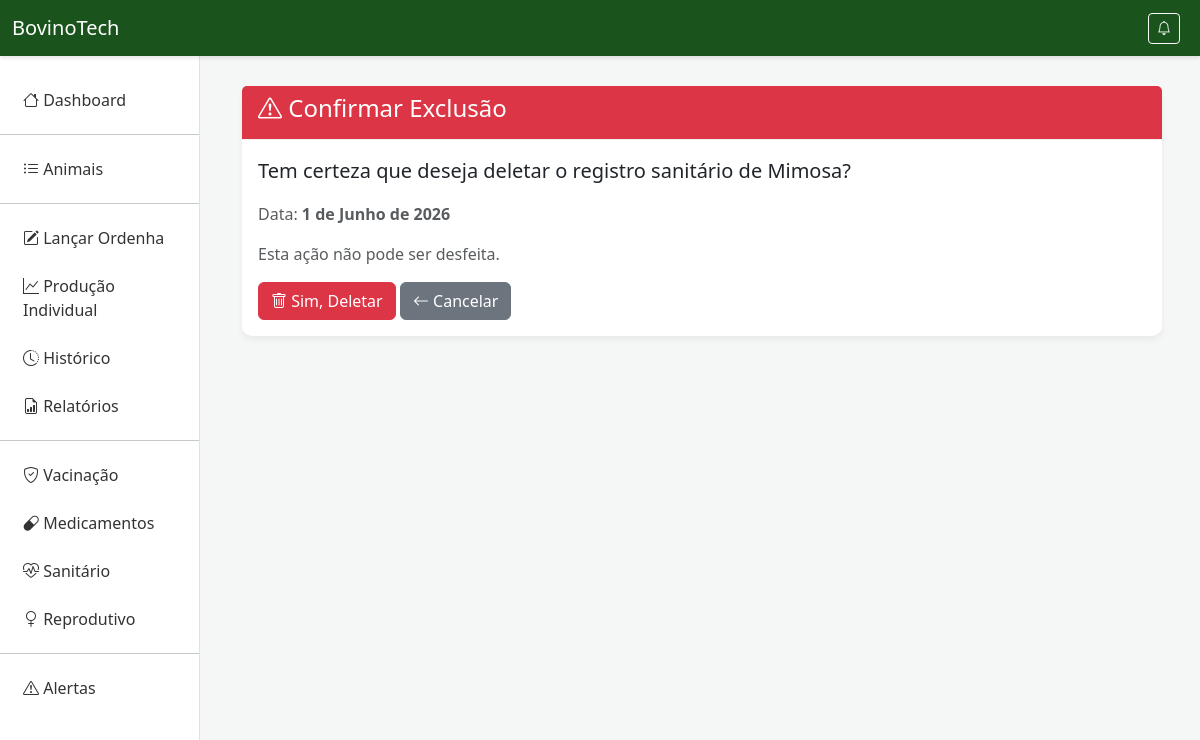
/sanitario/2/deletar/, run on the app's committed database.
### producao/models.py (models this page shows, shortened)
class ControleSanitario(models.Model):
    animal = models.ForeignKey(Animal, on_delete=models.CASCADE)
    exame_clinico = models.CharField(max_length=200)
    ocorrencia_doenca = models.TextField(blank=True)
    medidas_preventivas = models.TextField(blank=True)
    data_registro = models.DateField()
    tem_carencia = models.BooleanField(default=False, verbose_name="Possui Carência?")
    dias_carencia = models.IntegerField(default=0, verbose_name="Dias de Carência")

class Animal(models.Model):
    SEXO_CHOICES = [('M', 'Macho'), ('F', 'Fêmea')]
    identificacao = models.CharField(max_length=100, unique=True, verbose_name="Brinco/Nome")
    raca = models.CharField(max_length=100, verbose_name="Raça")
    data_nascimento = models.DateField(verbose_name="Data de Nascimento")
    sexo = models.CharField(max_length=1, choices=SEXO_CHOICES, verbose_name="Sexo")

### producao/views.py (the view)
# urls.py: path('sanitario/<int:pk>/deletar/', views.deletar_sanitario, name='deletar_sanitario'),
def deletar_sanitario(request, pk):
    sanitario = get_object_or_404(ControleSanitario, pk=pk)
    if request.method == 'POST':
        sanitario.delete()
        return redirect('sanitario')
    return render(request, 'deletar_sanitario.html', {'sanitario': sanitario})

### producao/templates/deletar_sanitario.html (shortened to what this page needs)
{% extends 'base.html' %}
{% block content %}
<div class="card border-danger">
    <div class="card-header bg-danger text-white">
        <h4><i class="bi bi-exclamation-triangle"></i> Confirmar Exclusão</h4>
    </div>
    <div class="card-body">
        <p class="lead">Tem certeza que deseja deletar o registro sanitário de <strong>{{ sanitario.animal.identificacao }}</strong>?</p>
        <p class="text-muted">Data: <strong>{{ sanitario.data_registro }}</strong></p>
        <p class="text-muted">Esta ação não pode ser desfeita.</p>
        <form method="post" class="d-inline">
            <button type="submit" class="btn btn-danger"><i class="bi bi-trash"></i> Sim, Deletar</button>
            <a href="{% url 'sanitario' %}" class="btn btn-secondary"><i class="bi bi-arrow-left"></i> Cancelar</a>
        </form>
    </div>
</div>
{% endblock %}

### producao/templates/base.html (style rules this page uses)
* { margin: 0; padding: 0; box-sizing: border-box; }
body { background-color: #f4f7f6; font-family: 'Segoe UI', Tahoma, Geneva, Verdana, sans-serif; }
.card { border: none; border-radius: 10px; box-shadow: 0 4px 6px rgba(0,0,0,0.05); }
.card-header { background: white; border-bottom: 1px solid #eee; font-weight: bold; }

### data on the page
ControleSanitario: animal.identificacao "Mimosa", data_registro "1 de Junho de 2026"
